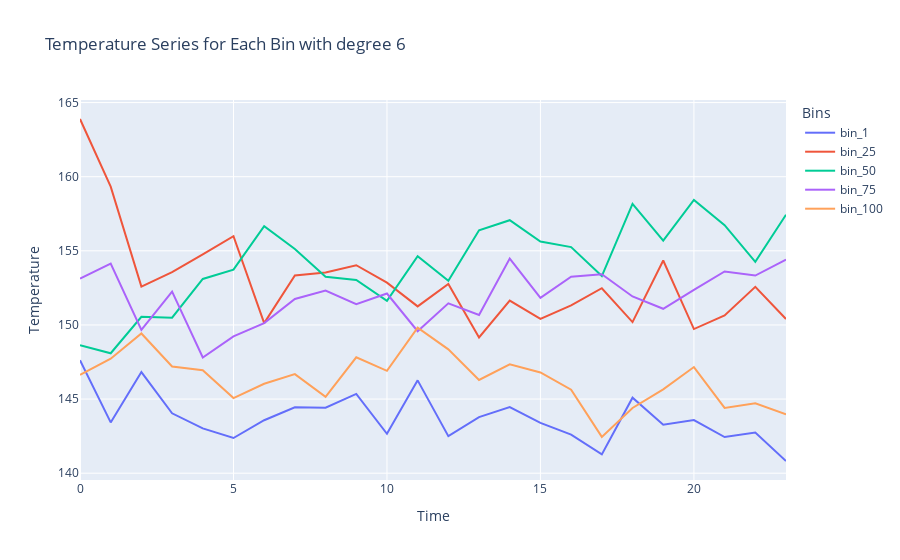
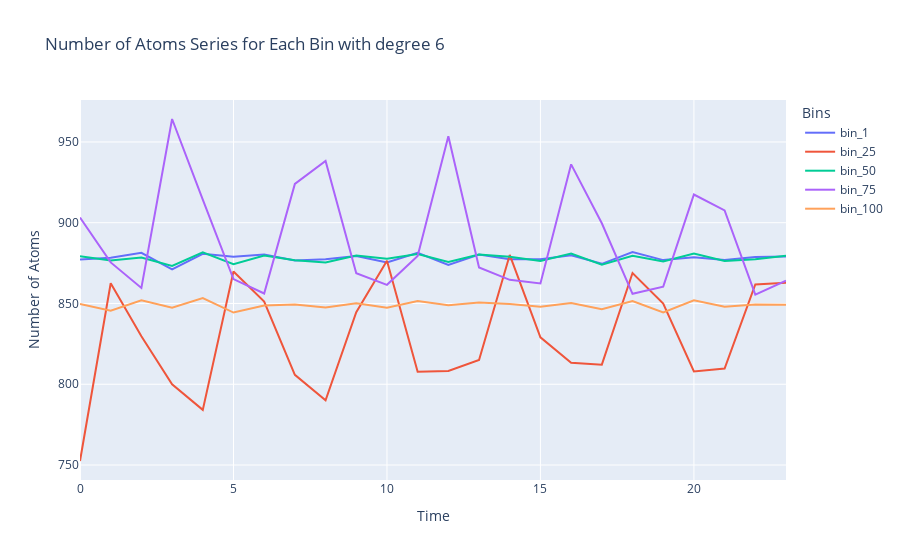

The notebook cell saved with these charts, in order:
### Code cell
temp_6 = TempGrapher(6)
temp_6.plot_total_summary()

num_6 = NumAtomsGrapher(6)
num_6.plot_total_summary()

### Figure 1 — Plotly figure (JSON) as saved in the notebook; plotly's stock layout.template omitted (floating-point values rounded to 4 significant figures)
{"data": [{"hovertemplate": "Bins=bin_1<br>Time=%{x}<br>Temperature=%{y}<extra></extra>", "legendgroup": "bin_1", "line": {"color": "#636efa", "dash": "solid"}, "marker": {"symbol": "circle"}, "mode": "lines", "name": "bin_1", "orientation": "v", "showlegend": true, "type": "scatter", "x": [0, 1, 2, 3, 4, 5, 6, 7, 8, 9, 10, 11, 12, 13, 14, 15, 16, 17, 18, 19, 20, 21, 22, 23], "xaxis": "x", "y": [147.6, 143.4, 146.8, 144.0, 143.0, 142.4, 143.6, 144.4, 144.4, 145.3, 142.7, 146.3, 142.5, 143.8, 144.5, 143.4, 142.6, 141.3, 145.1, 143.3, 143.6, 142.4, 142.7, 140.8], "yaxis": "y"}, {"hovertemplate": "Bins=bin_25<br>Time=%{x}<br>Temperature=%{y}<extra></extra>", "legendgroup": "bin_25", "line": {"color": "#EF553B", "dash": "solid"}, "marker": {"symbol": "circle"}, "mode": "lines", "name": "bin_25", "orientation": "v", "showlegend": true, "type": "scatter", "x": [0, 1, 2, 3, 4, 5, 6, 7, 8, 9, 10, 11, 12, 13, 14, 15, 16, 17, 18, 19, 20, 21, 22, 23], "xaxis": "x", "y": [163.9, 159.3, 152.6, 153.6, 154.8, 156.0, 150.1, 153.3, 153.5, 154.0, 152.9, 151.3, 152.8, 149.2, 151.6, 150.4, 151.3, 152.5, 150.2, 154.3, 149.7, 150.6, 152.6, 150.4], "yaxis": "y"}, {"hovertemplate": "Bins=bin_50<br>Time=%{x}<br>Temperature=%{y}<extra></extra>", "legendgroup": "bin_50", "line": {"color": "#00cc96", "dash": "solid"}, "marker": {"symbol": "circle"}, "mode": "lines", "name": "bin_50", "orientation": "v", "showlegend": true, "type": "scatter", "x": [0, 1, 2, 3, 4, 5, 6, 7, 8, 9, 10, 11, 12, 13, 14, 15, 16, 17, 18, 19, 20, 21, 22, 23], "xaxis": "x", "y": [148.6, 148.1, 150.6, 150.5, 153.1, 153.7, 156.7, 155.1, 153.2, 153.0, 151.6, 154.6, 153.0, 156.4, 157.1, 155.6, 155.2, 153.3, 158.2, 155.7, 158.4, 156.7, 154.3, 157.4], "yaxis": "y"}, {"hovertemplate": "Bins=bin_75<br>Time=%{x}<br>Temperature=%{y}<extra></extra>", "legendgroup": "bin_75", "line": {"color": "#ab63fa", "dash": "solid"}, "marker": {"symbol": "circle"}, "mode": "lines", "name": "bin_75", "orientation": "v", "showlegend": true, "type": "scatter", "x": [0, 1, 2, 3, 4, 5, 6, 7, 8, 9, 10, 11, 12, 13, 14, 15, 16, 17, 18, 19, 20, 21, 22, 23], "xaxis": "x", "y": [153.1, 154.1, 149.7, 152.2, 147.8, 149.2, 150.1, 151.8, 152.3, 151.4, 152.1, 149.6, 151.5, 150.7, 154.5, 151.8, 153.3, 153.4, 151.9, 151.1, 152.4, 153.6, 153.3, 154.4], "yaxis": "y"}, {"hovertemplate": "Bins=bin_100<br>Time=%{x}<br>Temperature=%{y}<extra></extra>", "legendgroup": "bin_100", "line": {"color": "#FFA15A", "dash": "solid"}, "marker": {"symbol": "circle"}, "mode": "lines", "name": "bin_100", "orientation": "v", "showlegend": true, "type": "scatter", "x": [0, 1, 2, 3, 4, 5, 6, 7, 8, 9, 10, 11, 12, 13, 14, 15, 16, 17, 18, 19, 20, 21, 22, 23], "xaxis": "x", "y": [146.6, 147.7, 149.4, 147.2, 146.9, 145.1, 146.0, 146.7, 145.2, 147.8, 146.9, 149.8, 148.4, 146.3, 147.3, 146.8, 145.6, 142.4, 144.4, 145.7, 147.2, 144.4, 144.7, 144.0], "yaxis": "y"}], "layout": {"legend": {"title": {"text": "Bins"}, "tracegroupgap": 0}, "title": {"text": "Temperature Series for Each Bin with degree 6"}, "xaxis": {"anchor": "y", "domain": [0, 1], "title": {"text": "Time"}}, "yaxis": {"anchor": "x", "domain": [0, 1], "title": {"text": "Temperature"}}}}

### Figure 2 — Plotly figure (JSON) as saved in the notebook; plotly's stock layout.template omitted (floating-point values rounded to 4 significant figures)
{"data": [{"hovertemplate": "Bins=bin_1<br>Time=%{x}<br>Number of Atoms=%{y}<extra></extra>", "legendgroup": "bin_1", "line": {"color": "#636efa", "dash": "solid"}, "marker": {"symbol": "circle"}, "mode": "lines", "name": "bin_1", "orientation": "v", "showlegend": true, "type": "scatter", "x": [0, 1, 2, 3, 4, 5, 6, 7, 8, 9, 10, 11, 12, 13, 14, 15, 16, 17, 18, 19, 20, 21, 22, 23], "xaxis": "x", "y": [877.3, 878.3, 881.3, 871.1, 880.8, 878.9, 880.3, 876.7, 877.4, 879.4, 875.5, 881.4, 873.8, 880.3, 877.3, 877.3, 879.9, 874.6, 881.9, 876.9, 878.6, 877.0, 878.7, 879.2], "yaxis": "y"}, {"hovertemplate": "Bins=bin_25<br>Time=%{x}<br>Number of Atoms=%{y}<extra></extra>", "legendgroup": "bin_25", "line": {"color": "#EF553B", "dash": "solid"}, "marker": {"symbol": "circle"}, "mode": "lines", "name": "bin_25", "orientation": "v", "showlegend": true, "type": "scatter", "x": [0, 1, 2, 3, 4, 5, 6, 7, 8, 9, 10, 11, 12, 13, 14, 15, 16, 17, 18, 19, 20, 21, 22, 23], "xaxis": "x", "y": [752.5, 862.5, 829.8, 799.9, 784.1, 869.8, 851.2, 805.8, 790.1, 844.5, 876.5, 807.7, 808.2, 815.0, 880.1, 829.0, 813.4, 812.1, 868.9, 850.0, 808.0, 809.8, 861.8, 862.8], "yaxis": "y"}, {"hovertemplate": "Bins=bin_50<br>Time=%{x}<br>Number of Atoms=%{y}<extra></extra>", "legendgroup": "bin_50", "line": {"color": "#00cc96", "dash": "solid"}, "marker": {"symbol": "circle"}, "mode": "lines", "name": "bin_50", "orientation": "v", "showlegend": true, "type": "scatter", "x": [0, 1, 2, 3, 4, 5, 6, 7, 8, 9, 10, 11, 12, 13, 14, 15, 16, 17, 18, 19, 20, 21, 22, 23], "xaxis": "x", "y": [879.2, 876.5, 878.5, 873.2, 881.7, 874.3, 879.7, 876.8, 875.3, 879.7, 877.8, 880.6, 875.8, 880.3, 878.9, 876.4, 880.9, 874.1, 879.6, 876, 880.9, 876.3, 877.4, 879.5], "yaxis": "y"}, {"hovertemplate": "Bins=bin_75<br>Time=%{x}<br>Number of Atoms=%{y}<extra></extra>", "legendgroup": "bin_75", "line": {"color": "#ab63fa", "dash": "solid"}, "marker": {"symbol": "circle"}, "mode": "lines", "name": "bin_75", "orientation": "v", "showlegend": true, "type": "scatter", "x": [0, 1, 2, 3, 4, 5, 6, 7, 8, 9, 10, 11, 12, 13, 14, 15, 16, 17, 18, 19, 20, 21, 22, 23], "xaxis": "x", "y": [903.2, 875.4, 859.6, 964.2, 914.2, 865.1, 856.2, 924.0, 938.2, 868.7, 861.5, 879.4, 953.5, 872.2, 864.6, 862.4, 936.1, 899.6, 856.0, 860.4, 917.4, 907.6, 855.5, 864.2], "yaxis": "y"}, {"hovertemplate": "Bins=bin_100<br>Time=%{x}<br>Number of Atoms=%{y}<extra></extra>", "legendgroup": "bin_100", "line": {"color": "#FFA15A", "dash": "solid"}, "marker": {"symbol": "circle"}, "mode": "lines", "name": "bin_100", "orientation": "v", "showlegend": true, "type": "scatter", "x": [0, 1, 2, 3, 4, 5, 6, 7, 8, 9, 10, 11, 12, 13, 14, 15, 16, 17, 18, 19, 20, 21, 22, 23], "xaxis": "x", "y": [849.7, 845.5, 852.0, 847.3, 853.3, 844.4, 848.8, 849.4, 847.5, 850.2, 847.4, 851.6, 848.9, 850.6, 849.7, 848.0, 850.2, 846.4, 851.5, 844.5, 852.0, 848.0, 849.4, 849.2], "yaxis": "y"}], "layout": {"legend": {"title": {"text": "Bins"}, "tracegroupgap": 0}, "title": {"text": "Number of Atoms Series for Each Bin with degree 6"}, "xaxis": {"anchor": "y", "domain": [0, 1], "title": {"text": "Time"}}, "yaxis": {"anchor": "x", "domain": [0, 1], "title": {"text": "Number of Atoms"}}}}
